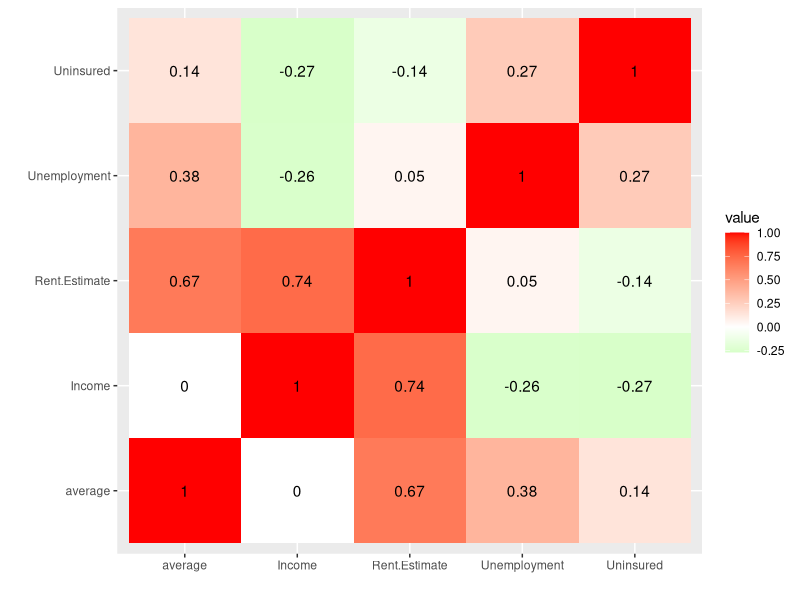
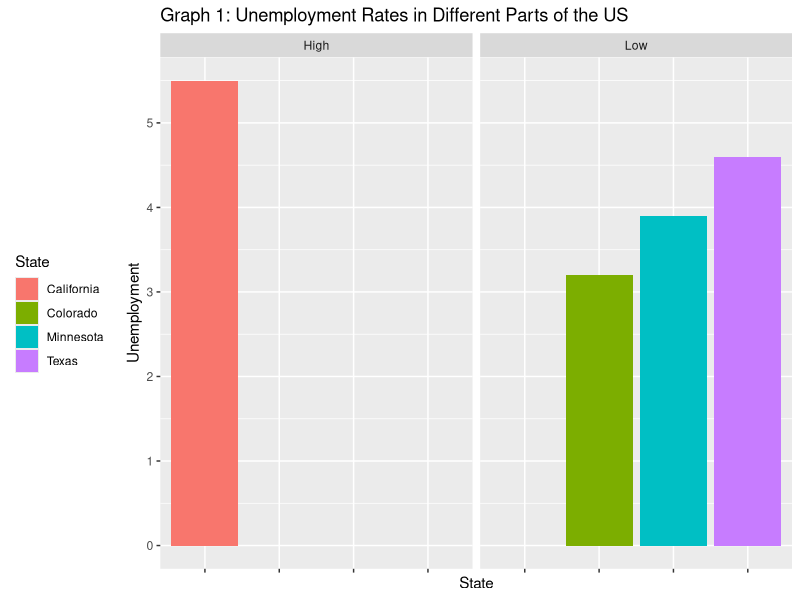
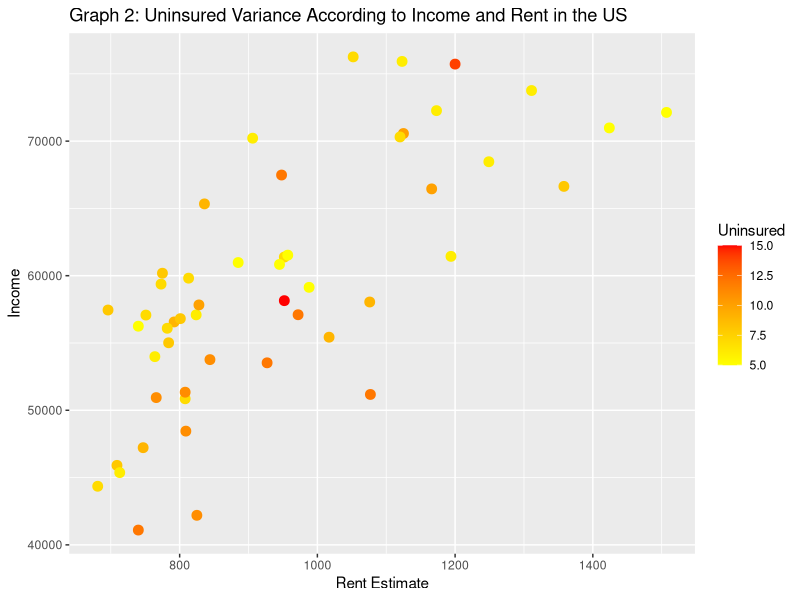
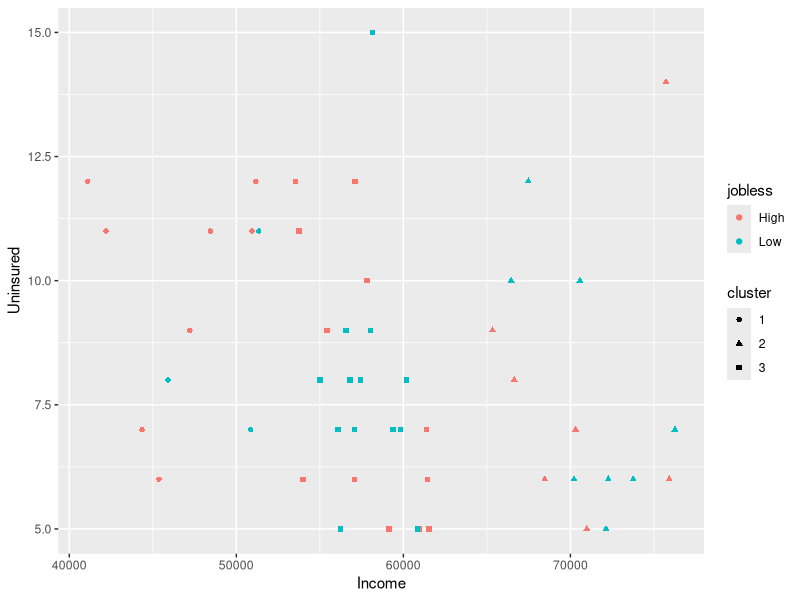

Write the R code that produced these figures, in order.
## ---- chunk 1
knitr::opts_chunk$set(echo = TRUE, eval = TRUE, fig.align = "center", warning = F, message = F,
tidy=TRUE, tidy.opts=list(width.cutoff=60), R.options=list(max.print=100))
## ---- chunk 2
#Datasets:
#Dataset #1
#write.csv(LEstate_data,"statedata.csv")
state <- read.csv("statedata.csv")
#Dataset #2
#write.csv(Rent_Estimate_Across_US_States, "rentdata.csv")
rent <- read.csv("rentdata.csv")
## ---- chunk 3
#Tidying
#install.packages("tidyverse")
library(tidyverse)
library(tidyr)
library(dplyr) 

#Tidying Dataset #1
state1 <- state%>%select(-X)
untidystate <- state1%>%pivot_wider(names_from= "State", values_from = "Uninsured")
tidystate <- untidystate%>%
  pivot_longer(cols=c(2:52), names_to = "State", values_to = "Uninsured")%>%
  na.omit()
state1

#Tidying Dataset #2
rent1 <-rent%>%select(-X)
untidyrent <- rent1%>%pivot_wider(names_from= "State", values_from = "Income")
tidyrent <- untidyrent%>%
  pivot_longer(cols = c(2:52), names_to ="State" , values_to = "Income")%>%na.omit()
rent1
## ---- chunk 4
#Joining
fulldata <- state1%>%full_join(rent1)
fulldata
## ---- chunk 5
#Wrangling
fulldata%>%filter(between(Rent.Estimate, 600,900))
fulldata%>%select(State, Unemployment)
fulldata%>%arrange(desc(Income))
fulldata%>%arrange(desc(Uninsured))
fulldata1 <- fulldata[!is.na(fulldata$Unemployment),]
fulldata1$jobless <- ifelse(fulldata1$Unemployment<median(fulldata1$Unemployment), "Low", "High")
jobless <- fulldata1$jobless
fulldata1
fulldata1%>%group_by(jobless)
fulldata1 <- fulldata1%>%mutate(average= Rent.Estimate/Income)
fulldata1
summary <- fulldata%>%summarize(mean_uninsured= mean(Uninsured, na.rm=T), 
                                n_rows= n(), n_state= n_distinct(State))
summary
fulldata1%>%summary()
fulldata1%>%group_by(State, jobless)%>%summarize(mean(Rent.Estimate),(mean(Income)))
fulldata1%>%summarize(min(Rent.Estimate),min(Income))
fulldata1%>%summarize(max(Rent.Estimate), max(Income))
fulldata1%>%summarize(mean(Rent.Estimate),(mean(Income)))
fulldata1%>%summarize(sd(Rent.Estimate), sd(Income))
fulldata1%>%summarize(n_distinct(Rent.Estimate), n_distinct(Income))

## ---- chunk 6
#Visualizing
#install.packages("ggplot2")
library(ggplot2)
fulldata1%>%select_if(is.numeric)%>%cor%>%as.data.frame%>%rownames_to_column%>%
  pivot_longer(-1)%>%ggplot(aes(rowname,name,fill=value))+geom_tile()+
  geom_text(aes(label=round(value,2)))+xlab("")+ylab("")+ scale_fill_gradient2(low="green", high="red")

fulldata1%>%filter(State=="California"|State=="Texas"|State=="Colorado"|State=="Minnesota")%>%
  ggplot(aes(x= State, y= Unemployment, fill= State))+
  geom_bar(stat="summary", fun.y="mean", position="dodge")+ 
  facet_wrap(~jobless)+
  ggtitle("Graph 1: Unemployment Rates in Different Parts of the US") + 
  theme(axis.text.x = element_blank(), legend.position = "left")+ scale_y_continuous(breaks=seq(0,6,1))



fulldata1%>%ggplot(aes(x=Rent.Estimate,y=Income))+geom_point(size=3, aes(color=Uninsured))+
  scale_color_gradient(low="yellow", high="red")+
  ggtitle("Graph 2: Uninsured Variance According to Income and Rent in the US")+ 
  xlab("Rent Estimate")+ 
  scale_y_continuous(breaks = seq(40000, 70000, 10000))

## ---- chunk 7
#Dimentionality Reduction
library(cluster)
pam1 <- fulldata1%>%pam(k=3)
pam1
pamclust<-fulldata1%>% mutate(cluster=as.factor(pam1$clustering))
pamclust %>% ggplot(aes(Income,Uninsured,color=jobless,shape=cluster)) + geom_point()
## ---- chunk 8


